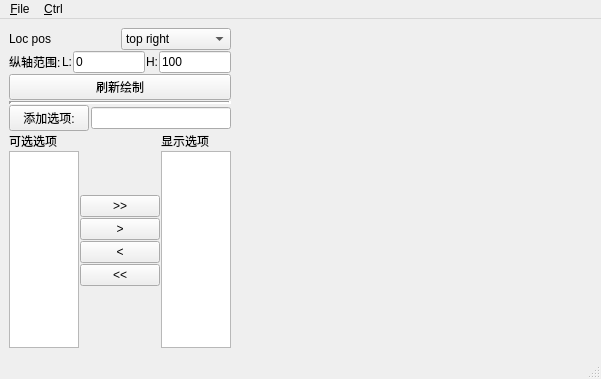
<?xml version="1.0" encoding="UTF-8"?>
<ui version="4.0">
 <class>MainWindow</class>
 <widget class="QMainWindow" name="MainWindow">
  <property name="geometry">
   <rect>
    <x>0</x>
    <y>0</y>
    <width>601</width>
    <height>379</height>
   </rect>
  </property>
  <property name="windowTitle">
   <string>MainWindow</string>
  </property>
  <widget class="QWidget" name="centralwidget">
   <property name="sizePolicy">
    <sizepolicy hsizetype="Expanding" vsizetype="Expanding">
     <horstretch>0</horstretch>
     <verstretch>0</verstretch>
    </sizepolicy>
   </property>
   <layout class="QHBoxLayout" name="horizontalLayout" stretch="1,10">
    <item>
     <layout class="QVBoxLayout" name="ctrl_layout" stretch="0,0,0,0,0,0">
      <property name="spacing">
       <number>1</number>
      </property>
      <property name="sizeConstraint">
       <enum>QLayout::SetMinAndMaxSize</enum>
      </property>
      <item>
       <layout class="QHBoxLayout" name="horizontalLayout_6">
        <item>
         <widget class="QLabel" name="label_6">
          <property name="text">
           <string>Loc pos</string>
          </property>
         </widget>
        </item>
        <item>
         <widget class="QComboBox" name="loc_pos">
          <item>
           <property name="text">
            <string>top right</string>
           </property>
          </item>
          <item>
           <property name="text">
            <string>center right</string>
           </property>
          </item>
          <item>
           <property name="text">
            <string>center left</string>
           </property>
          </item>
          <item>
           <property name="text">
            <string>top left</string>
           </property>
          </item>
          <item>
           <property name="text">
            <string>bottom right</string>
           </property>
          </item>
          <item>
           <property name="text">
            <string>bottom left</string>
           </property>
          </item>
         </widget>
        </item>
       </layout>
      </item>
      <item>
       <layout class="QHBoxLayout" name="horizontalLayout_3">
        <item>
         <widget class="QLabel" name="label_4">
          <property name="text">
           <string>纵轴范围:</string>
          </property>
         </widget>
        </item>
        <item>
         <widget class="QLabel" name="label_3">
          <property name="text">
           <string>L:</string>
          </property>
         </widget>
        </item>
        <item>
         <widget class="QLineEdit" name="lineEdit_YL">
          <property name="text">
           <string>0</string>
          </property>
         </widget>
        </item>
        <item>
         <widget class="QLabel" name="label_5">
          <property name="text">
           <string>H:</string>
          </property>
         </widget>
        </item>
        <item>
         <widget class="QLineEdit" name="lineEdit_YH">
          <property name="text">
           <string>100</string>
          </property>
         </widget>
        </item>
       </layout>
      </item>
      <item>
       <layout class="QHBoxLayout" name="horizontalLayout_5">
        <item>
         <widget class="QPushButton" name="redraw_button">
          <property name="text">
           <string>刷新绘制</string>
          </property>
         </widget>
        </item>
       </layout>
      </item>
      <item>
       <widget class="Line" name="line_2">
        <property name="lineWidth">
         <number>3</number>
        </property>
        <property name="orientation">
         <enum>Qt::Horizontal</enum>
        </property>
       </widget>
      </item>
      <item>
       <layout class="QHBoxLayout" name="horizontalLayout_2">
        <item>
         <widget class="QPushButton" name="add_item_button">
          <property name="text">
           <string>添加选项:</string>
          </property>
         </widget>
        </item>
        <item>
         <widget class="Line" name="line">
          <property name="orientation">
           <enum>Qt::Horizontal</enum>
          </property>
         </widget>
        </item>
        <item>
         <widget class="QLineEdit" name="lineEdit_itemString"/>
        </item>
       </layout>
      </item>
      <item>
       <layout class="QHBoxLayout" name="horizontalLayout_4" stretch="3,1,3">
        <item>
         <layout class="QVBoxLayout" name="verticalLayout_4">
          <item>
           <widget class="QLabel" name="label">
            <property name="text">
             <string>可选选项</string>
            </property>
           </widget>
          </item>
          <item>
           <widget class="QListWidget" name="listWidget_selects"/>
          </item>
         </layout>
        </item>
        <item>
         <layout class="QVBoxLayout" name="verticalLayout_5">
          <item>
           <spacer name="verticalSpacer">
            <property name="orientation">
             <enum>Qt::Vertical</enum>
            </property>
            <property name="sizeHint" stdset="0">
             <size>
              <width>20</width>
              <height>40</height>
             </size>
            </property>
           </spacer>
          </item>
          <item>
           <widget class="QPushButton" name="add_all">
            <property name="text">
             <string>&gt;&gt;</string>
            </property>
           </widget>
          </item>
          <item>
           <widget class="QPushButton" name="add_button">
            <property name="enabled">
             <bool>true</bool>
            </property>
            <property name="sizePolicy">
             <sizepolicy hsizetype="Minimum" vsizetype="Minimum">
              <horstretch>0</horstretch>
              <verstretch>0</verstretch>
             </sizepolicy>
            </property>
            <property name="minimumSize">
             <size>
              <width>10</width>
              <height>10</height>
             </size>
            </property>
            <property name="text">
             <string>&gt;</string>
            </property>
           </widget>
          </item>
          <item>
           <widget class="QPushButton" name="del_button">
            <property name="sizePolicy">
             <sizepolicy hsizetype="Minimum" vsizetype="Minimum">
              <horstretch>0</horstretch>
              <verstretch>0</verstretch>
             </sizepolicy>
            </property>
            <property name="minimumSize">
             <size>
              <width>10</width>
              <height>10</height>
             </size>
            </property>
            <property name="text">
             <string>&lt;</string>
            </property>
           </widget>
          </item>
          <item>
           <widget class="QPushButton" name="del_all">
            <property name="text">
             <string>&lt;&lt;</string>
            </property>
           </widget>
          </item>
          <item>
           <spacer name="verticalSpacer_2">
            <property name="orientation">
             <enum>Qt::Vertical</enum>
            </property>
            <property name="sizeHint" stdset="0">
             <size>
              <width>20</width>
              <height>40</height>
             </size>
            </property>
           </spacer>
          </item>
         </layout>
        </item>
        <item>
         <layout class="QVBoxLayout" name="verticalLayout_2">
          <item>
           <widget class="QLabel" name="label_2">
            <property name="text">
             <string>显示选项</string>
            </property>
           </widget>
          </item>
          <item>
           <widget class="QListWidget" name="listWidget_selected"/>
          </item>
         </layout>
        </item>
       </layout>
      </item>
     </layout>
    </item>
    <item>
     <layout class="QVBoxLayout" name="matplot_layout"/>
    </item>
   </layout>
  </widget>
  <widget class="QStatusBar" name="statusBar"/>
  <widget class="QMenuBar" name="menuBar">
   <property name="geometry">
    <rect>
     <x>0</x>
     <y>0</y>
     <width>601</width>
     <height>19</height>
    </rect>
   </property>
   <widget class="QMenu" name="menu_File">
    <property name="title">
     <string>&amp;File</string>
    </property>
    <addaction name="action_Open"/>
    <addaction name="actionSave_windows"/>
   </widget>
   <widget class="QMenu" name="menu_Ctrl">
    <property name="title">
     <string>&amp;Ctrl</string>
    </property>
    <addaction name="action_show_step_sub5"/>
    <addaction name="action_show_step_add5"/>
   </widget>
   <addaction name="menu_File"/>
   <addaction name="menu_Ctrl"/>
  </widget>
  <action name="action_Open">
   <property name="text">
    <string>&amp;Open</string>
   </property>
  </action>
  <action name="action_show_step_sub5">
   <property name="text">
    <string>&amp;show_step_sub5</string>
   </property>
  </action>
  <action name="action_show_step_add5">
   <property name="text">
    <string>&amp;show_step_add5</string>
   </property>
  </action>
  <action name="actionSave_windows">
   <property name="text">
    <string>&amp;Save windows</string>
   </property>
  </action>
 </widget>
 <resources/>
 <connections>
  <connection>
   <sender>add_button</sender>
   <signal>clicked()</signal>
   <receiver>MainWindow</receiver>
   <slot>add_button_onClick()</slot>
   <hints>
    <hint type="sourcelabel">
     <x>169</x>
     <y>206</y>
    </hint>
    <hint type="destinationlabel">
     <x>104</x>
     <y>105</y>
    </hint>
   </hints>
  </connection>
  <connection>
   <sender>del_button</sender>
   <signal>clicked()</signal>
   <receiver>MainWindow</receiver>
   <slot>del_button_onClick()</slot>
   <hints>
    <hint type="sourcelabel">
     <x>169</x>
     <y>234</y>
    </hint>
    <hint type="destinationlabel">
     <x>100</x>
     <y>242</y>
    </hint>
   </hints>
  </connection>
  <connection>
   <sender>listWidget_selects</sender>
   <signal>itemDoubleClicked(QListWidgetItem*)</signal>
   <receiver>MainWindow</receiver>
   <slot>listWidget_selects_itemDoubleClicked()</slot>
   <hints>
    <hint type="sourcelabel">
     <x>61</x>
     <y>236</y>
    </hint>
    <hint type="destinationlabel">
     <x>120</x>
     <y>66</y>
    </hint>
   </hints>
  </connection>
  <connection>
   <sender>listWidget_selected</sender>
   <signal>itemDoubleClicked(QListWidgetItem*)</signal>
   <receiver>MainWindow</receiver>
   <slot>listWidget_selected_itemDoubleClicked()</slot>
   <hints>
    <hint type="sourcelabel">
     <x>219</x>
     <y>182</y>
    </hint>
    <hint type="destinationlabel">
     <x>271</x>
     <y>195</y>
    </hint>
   </hints>
  </connection>
  <connection>
   <sender>redraw_button</sender>
   <signal>clicked()</signal>
   <receiver>MainWindow</receiver>
   <slot>update_draw()</slot>
   <hints>
    <hint type="sourcelabel">
     <x>248</x>
     <y>28</y>
    </hint>
    <hint type="destinationlabel">
     <x>110</x>
     <y>305</y>
    </hint>
   </hints>
  </connection>
  <connection>
   <sender>del_all</sender>
   <signal>clicked()</signal>
   <receiver>MainWindow</receiver>
   <slot>del_all_button_onClick()</slot>
   <hints>
    <hint type="sourcelabel">
     <x>138</x>
     <y>262</y>
    </hint>
    <hint type="destinationlabel">
     <x>150</x>
     <y>263</y>
    </hint>
   </hints>
  </connection>
  <connection>
   <sender>add_all</sender>
   <signal>clicked()</signal>
   <receiver>MainWindow</receiver>
   <slot>add_all_button_onClick()</slot>
   <hints>
    <hint type="sourcelabel">
     <x>169</x>
     <y>178</y>
    </hint>
    <hint type="destinationlabel">
     <x>159</x>
     <y>105</y>
    </hint>
   </hints>
  </connection>
  <connection>
   <sender>add_item_button</sender>
   <signal>clicked()</signal>
   <receiver>MainWindow</receiver>
   <slot>add_item_button_onClick()</slot>
   <hints>
    <hint type="sourcelabel">
     <x>68</x>
     <y>69</y>
    </hint>
    <hint type="destinationlabel">
     <x>277</x>
     <y>30</y>
    </hint>
   </hints>
  </connection>
 </connections>
 <slots>
  <slot>add_button_onClick()</slot>
  <slot>del_button_onClick()</slot>
  <slot>listWidget_selected_itemDoubleClicked()</slot>
  <slot>listWidget_selects_itemDoubleClicked()</slot>
  <slot>update_draw()</slot>
  <slot>add_all_button_onClick()</slot>
  <slot>del_all_button_onClick()</slot>
  <slot>add_item_button_onClick()</slot>
  <slot>open_file_button_onClick()</slot>
 </slots>
</ui>
